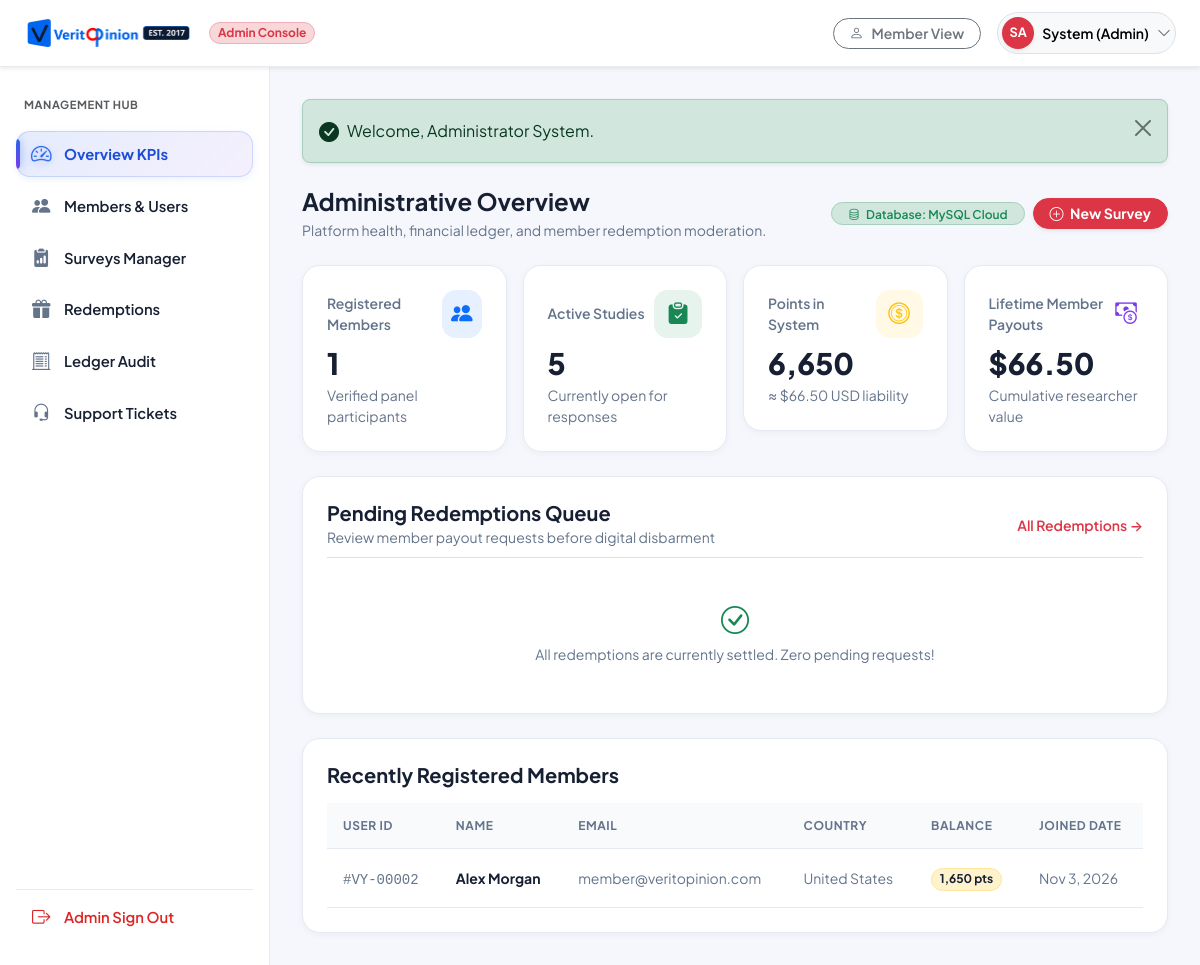
Page /admin/dashboard.php (signed in) on the committed database.
### tables this page shows
CREATE TABLE `users` (
  `id` INT AUTO_INCREMENT PRIMARY KEY,
  `first_name` VARCHAR(100) NOT NULL,
  `last_name` VARCHAR(100) NOT NULL,
  `email` VARCHAR(191) NOT NULL UNIQUE,
  `pending_email` VARCHAR(191) DEFAULT NULL,
  `email_verification_token` VARCHAR(255) DEFAULT NULL,
  `email_verification_expires_at` DATETIME DEFAULT NULL,
  `password_hash` VARCHAR(255) NOT NULL,
  `country` VARCHAR(100) NOT NULL DEFAULT 'United States',
  `state` VARCHAR(100) DEFAULT NULL,
  `city` VARCHAR(100) DEFAULT NULL,
  `phone` VARCHAR(50) DEFAULT NULL,
  `date_of_birth` DATE DEFAULT NULL,
  `gender` VARCHAR(50) DEFAULT NULL,
  `avatar` VARCHAR(255) DEFAULT NULL,
  `employment_status` VARCHAR(100) DEFAULT NULL,
  `annual_income` VARCHAR(100) DEFAULT NULL,
  `education_level` VARCHAR(100) DEFAULT NULL,
  `role` ENUM('member', 'admin') NOT NULL DEFAULT 'member',
  `status` ENUM('active', 'suspended', 'pending') NOT NULL DEFAULT 'active',
  `balance_points` INT NOT NULL DEFAULT 0,
  `lifetime_earnings_usd` DECIMAL(10,2) NOT NULL DEFAULT 0.00,
  `completed_surveys_count` INT NOT NULL DEFAULT 0,
  `profile_completion_pct` INT NOT NULL DEFAULT 35,
  `notification_preferences` TEXT DEFAULT NULL,
  `reset_token` VARCHAR(255) DEFAULT NULL,
  `reset_expires_at` DATETIME DEFAULT NULL,
  `deleted_at` DATETIME DEFAULT NULL,
  `created_at` TIMESTAMP DEFAULT CURRENT_TIMESTAMP,
  `updated_at` TIMESTAMP DEFAULT CURRENT_TIMESTAMP ON UPDATE CURRENT_TIMESTAMP,
  INDEX `idx_users_email` (`email`),
  INDEX `idx_users_role` (`role`),
  INDEX `idx_users_status` (`status`),
  INDEX `idx_users_deleted` (`deleted_at`)
);

### admin/dashboard.php (the view, shortened to what the rows shown need)
<?php
require_once __DIR__ . '/../includes/functions.php';
require_once __DIR__ . '/../includes/auth_check.php';
$admin = require_admin();
$db = get_db();
$recentUsers = $db->query("
    SELECT id, first_name, last_name, email, country, balance_points, created_at
    FROM users
    WHERE role = 'member'
    ORDER BY id DESC
    LIMIT 5
")->fetchAll();
require_once __DIR__ . '/../includes/admin_header.php';
?>
<div class="portal-wrapper">
    <div class="portal-main">
        <div class="card card-vy border-0 shadow-sm p-4">
            <div class="table-responsive">
                <table class="table table-hover align-middle mb-0">
                    <thead class="table-light small text-muted">
                        <tr>
                            <th>User ID</th>
                            <th>Name</th>
                            <th>Email</th>
                            <th>Country</th>
                            <th>Balance</th>
                            <th>Joined Date</th>
                        </tr>
                    </thead>
                    <tbody>
                        <?php foreach ($recentUsers as $ru): ?>
                            <tr>
                                <td><code class="small text-muted">#VY-<?= str_pad((string)$ru['id'], 5, '0', STR_PAD_LEFT) ?></code></td>
                                <td class="fw-bold small text-dark"><?= e($ru['first_name'] . ' ' . $ru['last_name']) ?></td>
                                <td class="small text-muted"><?= e($ru['email']) ?></td>
                                <td class="small text-muted"><?= e($ru['country']) ?></td>
                                <td>
                                    <span class="badge bg-warning-subtle text-dark border border-warning-subtle rounded-pill small">
                                        <?= format_points($ru['balance_points']) ?>
                                    </span>
                                </td>
                                <td class="small text-muted"><?= date('M j, Y', strtotime($ru['created_at'])) ?></td>
                            </tr>
                        <?php endforeach; ?>
                    </tbody>
                </table>
            </div>
        </div>
<?php require_once __DIR__ . '/../includes/admin_footer.php'; ?>

### includes/admin_header.php (shortened to what the rows shown need)
<?php
require_once __DIR__ . '/functions.php';
require_once __DIR__ . '/auth_check.php';
$admin = require_admin();
$initials = strtoupper(substr($admin['first_name'], 0, 1) . substr($admin['last_name'], 0, 1));
?>
<!DOCTYPE html>
<html lang="en">
<head>
    <link href="https://cdn.jsdelivr.net/npm/bootstrap@5.3.3/dist/css/bootstrap.min.css" rel="stylesheet">
    <link rel="stylesheet" href="https://cdn.jsdelivr.net/npm/bootstrap-icons@1.11.3/font/bootstrap-icons.min.css">
    <link rel="stylesheet" href="<?= BASE_URL ?>/assets/css/style.css">
</head>
<body class="bg-light">
<header class="navbar navbar-expand bg-white border-bottom border-light-subtle sticky-top px-3 py-2 shadow-sm">
    <div class="container-fluid px-2">
        <div class="d-flex align-items-center gap-3 ms-auto">
            <div class="dropdown">
                <button class="btn btn-light rounded-pill p-1 pe-2.5 d-flex align-items-center gap-2 border" type="button" id="adminMenuBtn" data-bs-toggle="dropdown" aria-expanded="false">
                    <div class="rounded-circle bg-danger text-white fw-bold d-flex align-items-center justify-content-center shadow-sm" style="width: 32px; height: 32px; font-size: 0.8rem;">
                        <?= $initials ?>
                    </div>
                    <span class="fw-semibold small d-none d-sm-inline"><?= e($admin['first_name']) ?> (Admin)</span>
                    <i class="bi bi-chevron-down small text-muted"></i>
                </button>
            </div>
        </div>
    </div>
</header>

### rows in the picture
users: initials "SA", first_name "System"
users: id "00002", first_name+last_name "Alex Morgan", email "member@veritopinion.com", country "United States", balance_points "1,650 pts", created_at "Nov 3, 2026"

### other values in the picture
$msg "Welcome, Administrator System."
$totalMembers "1"
$activeSurveysCount "5"
$totalPointsCirculation "6,650"
format_currency($totalPointsCirculation / POINTS_PER_USD) "$66.50"
format_currency($lifetimeEarningsTotal) "$66.50"
